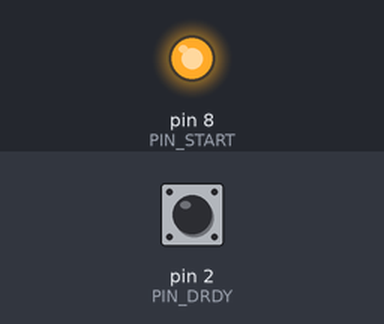
Recording of a sketch running on a simulated Arduino Uno, built with avr-gcc and run on an emulated ATmega328P. Shown: output pins drawn as LEDs (lit = HIGH). The inputs (shaded band) are chosen by the test bench; at power-on: pin 2 (PIN_DRDY) HIGH. Pins used as bus, display or sensor lines are not drawn; what the sketch prints to the serial monitor is not drawn.

Above: at 0.1 s.
Timing chart, 0 to 1.6 s (numbered marks = the images above):
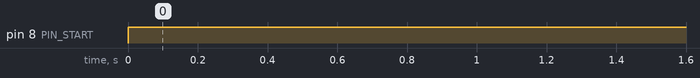

The sketch:

adc_test.ino
```cpp
#include <SPI.h>

#define PIN_RESET 9
#define PIN_START 8
#define PIN_CS 10
#define PIN_DRDY 2
#define PIN_MOSI 11
#define PIN_MISO 12
#define PIN_CLK 13

#define CMD_RESET 0x07
#define CMD_SDATAC 0x17
#define CMD_RDATAC 0x14
#define CMD_SYNC 0x04
#define CMD_SELFOCAL 0x62
#define CMD_SYSOCAL 0x60
#define CMD_SYSGCAL 0x61

uint8_t drdy = 0;
int16_t calVals[12];
uint8_t calCount = 0;
bool r = false;

void isr_drdy () {
  drdy++;
}


/* Sends the command to the SPI interface and sets the CS line
*/
byte sendCommand (byte toSend) {
  digitalWrite(PIN_CS, LOW);
  byte returner = SPI.transfer(toSend);
  digitalWrite(PIN_CS, HIGH);
  return returner;
}


/* Sends the command and sets CS line. Use a buffer to also receive the values back. Count in bytes
*/
void sendCommand (byte *toSendAndReceive, uint8_t count) {
  digitalWrite(PIN_CS, LOW);
  SPI.transfer(toSendAndReceive, count);
  digitalWrite(PIN_CS, HIGH);
}


void setup() {
  // setup the UART connection
  Serial.begin(19200);
  // Serial.println("Start");

  // !RESET Pin must be high, so its not in reset mode
  pinMode(PIN_RESET, OUTPUT);
  digitalWrite(PIN_RESET, HIGH);
  // START Pin must be high
  pinMode(PIN_START, OUTPUT);
  digitalWrite(PIN_START, HIGH);
  // !CS Pin must be high to reset SPI interface connection
  pinMode(PIN_CS, OUTPUT);
  digitalWrite(PIN_CS, HIGH);
  // initialize all other used pins
  pinMode(PIN_MISO, INPUT);
  pinMode(PIN_MOSI, OUTPUT);
  pinMode(PIN_CLK, OUTPUT);
  pinMode(PIN_DRDY, INPUT);

  // initialize the SPI and interrupt
  SPI.beginTransaction(SPISettings(1000000, MSBFIRST, SPI_MODE1));
  SPI.begin();
  attachInterrupt(digitalPinToInterrupt(PIN_DRDY), isr_drdy, FALLING);

  // wait 16ms to settle adc
  delay(16);

  // initialize the ADC by soft-resetting and stopping continous
  // readback mode to enable safe reading of registers
  sendCommand(CMD_RESET);
  delay(1); // wait for the ADC to be active again
  sendCommand(CMD_SDATAC);

  // write the and perform validity check
  byte wregBuffer[] = {
    0x42, // WREG operation with start register address 2
    0x01, // Update two registers
    0x30, // Always on and selected internal reference
    0x72 // PGA 128 and 20 SPS
  };
  sendCommand(wregBuffer, 4);
  byte rregBuffer[] = {0x22, 0x01, 0xFF, 0xFF};
  sendCommand(rregBuffer, 4);
  uint16_t rregVal = (((uint16_t) rregBuffer[2]) << 8) | rregBuffer[3];
  if (rregVal != 0x3072) {
    Serial.print("Incorrect register readback: ");
    Serial.println(rregVal, HEX);
    for (;;) {}
  }

  // system and self offset calibration
  drdy = 0;
  sendCommand(CMD_SYSOCAL);
  //while (!drdy) {} would be better, but arduino standard compiler optimizes it away
  delay(2000);
  drdy = 0;
  sendCommand(CMD_SELFOCAL);
  //while (!drdy) {}
  delay(2000);

  // enable continious read mode again
  sendCommand(CMD_RDATAC);

  // Serial.println("ADC initialization complete");
}


void loop() {
  if (drdy && r) {
    byte readBuffer[] = {0xFF, 0xFF};
    sendCommand(readBuffer, 2);
    int16_t val = (readBuffer[0] << 8) | readBuffer[1];

    if (calCount < 12) {
      calVals[calCount++] = val;
      if (calCount == 12) {
        int32_t sum = 0;
        for (uint8_t i = 0; i < 12; i++)
          sum += calVals[i];
        calVals[0] = sum / 12;
      }
    }
    else {
      // print out calibrated value
      int16_t calVal = val - calVals[0];
      Serial.write(calVal >> 8);
      Serial.write(calVal & 0xff);
      Serial.write(0xff);
      //Serial.println(val - calVals[0]);
    }

    // If it was too fast for Arduino display here
    //if (drdy > 1)
      //Serial.println("D");
    drdy = 0;
  }
  else if (!r && Serial.available())
    r = true;
}
```

Measured:
- by itself, pin 8 (PIN_START): LOW → HIGH at 0.00 s
